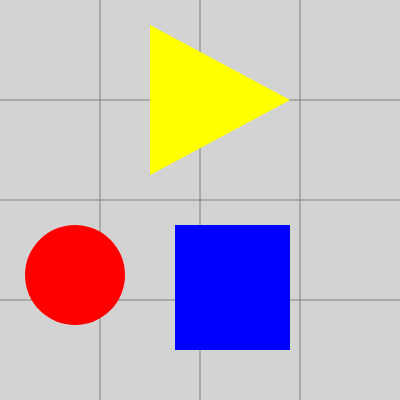
Frame 1 (no input)
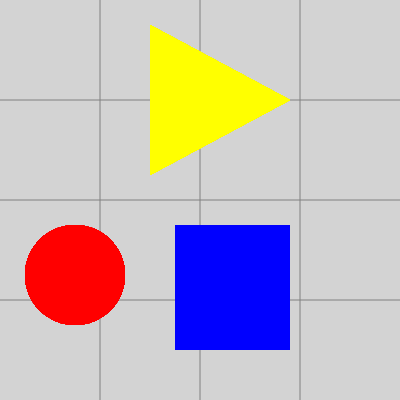
Frame 60 (no input)
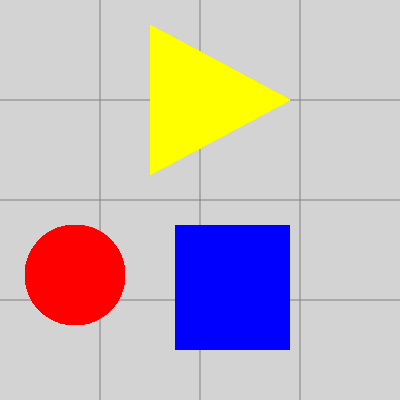
Frame 120 (the mouse pressed at the canvas centre since frame 60)

The p5.js sketch that drew these frames (run headless with seeded random() and noise() and a simulated clock; from frame 60 on, the mouse is pressed at the canvas centre):

// p5.js sketch
// ── sketch.js
/*

Adding colour to the shapes

*/

function setup() {
  createCanvas(400, 400);
  background('lightgrey');

  // set the colour and line thickness for the grid
  stroke('grey');
  strokeWeight(1);

  // draw the grid
  line(100,0,100,400);
  line(200,0,200,400);
  line(300,0,300,400);
  line(0,100,400,100);
  line(0,200,400,200);
  line(0,300,400,300);

}

function draw() {

  // don't draw a line around the shapes
  strokeWeight(0);

  // draw the circle
  fill('red');
  ellipse(75,275,100);

  // draw the square
  fill('blue');
  rect(175,225,290-175,350-225);

  // draw the triangle
  fill('yellow');
  triangle(150,25,290,100,150,175);
}
